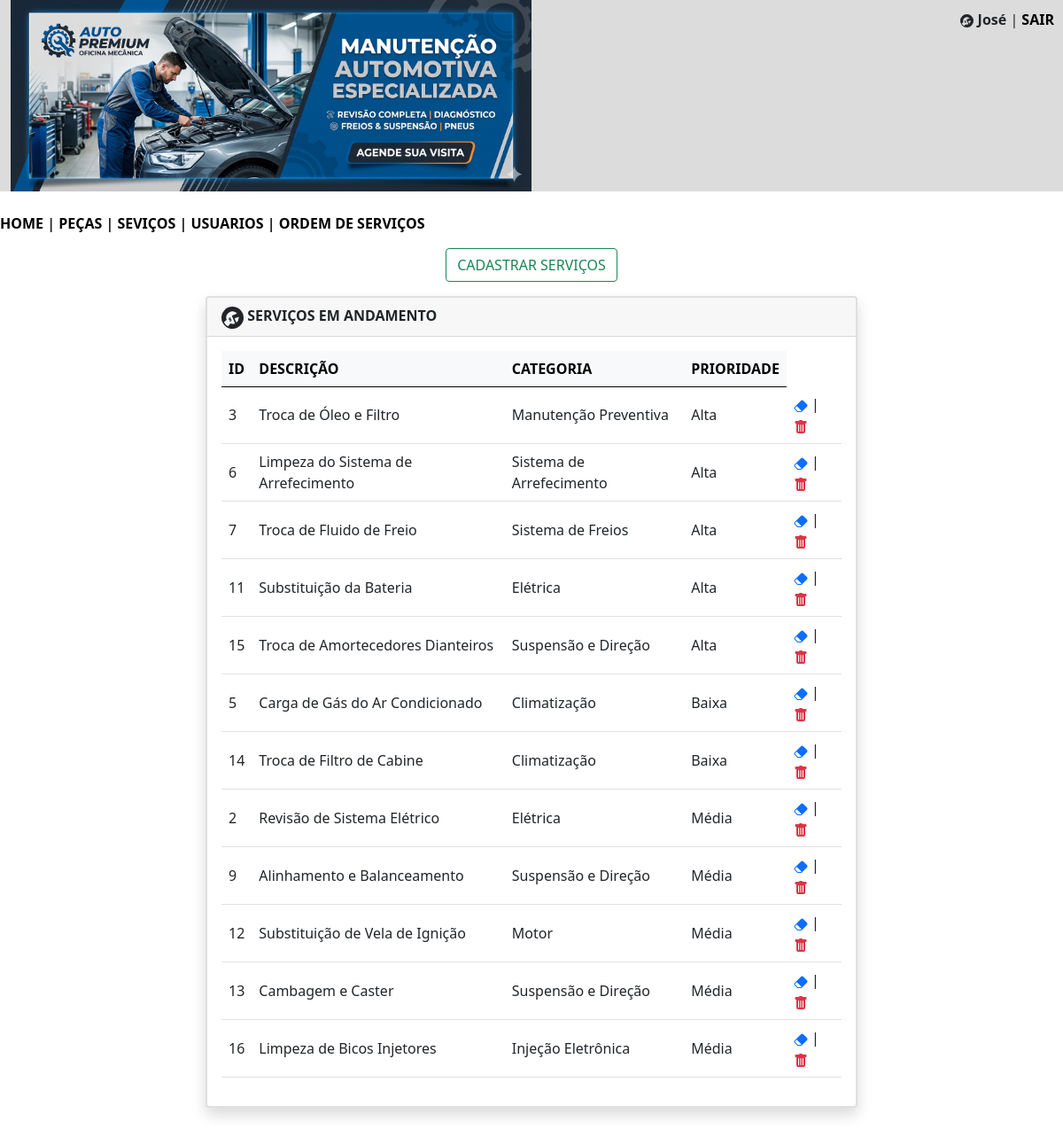
Page /mecanica/servicos.php (signed in) on the committed database.
### tables this page shows
CREATE TABLE `servicos` (
  `id` int(11) NOT NULL,
  `descricao` varchar(200) NOT NULL,
  `categoria` varchar(150) NOT NULL,
  `prioridade` varchar(80) NOT NULL
);

### mecanica/servicos.php (the view, shortened to what this page needs)
<?php
$nome = $_SESSION['nome'];
?>
<!DOCTYPE html>
<html lang="pt-br">
<head>
    <link href="https://cdn.jsdelivr.net/npm/bootstrap@5.0.2/dist/css/bootstrap.min.css" rel="stylesheet">
</head>
<body>
<div class="container-fluid" style="background-color:#DCDCDC; text-align:left; position:relative;">
<img src="imagens/banner.png" width="50%" heigth="50%">
    <div class="header" style="position:absolute; top:10px; right:10px;">
        <b><?= htmlspecialchars($nome) ?></b> |
        <a href="sair.php" style="color:black; text-decoration:none; font-weight:bold;">SAIR</a>
    </div>
</div>
<br/>
        <nav>
            <?php
                include 'menu.php';
            ?>
        </nav>
<div class="text-center my-3">
    <button type="button" class="btn btn-outline-success" data-bs-toggle="modal" data-bs-target="#exampleModal">
        CADASTRAR SERVIÇOS
    </button>
</div>
<div class="container">
    <div class="row justify-content-center">
        <div class="col-md-8 mb-4">
            <div class="card shadow border-2">
                <div class="card-header">
                    <b>SERVIÇOS EM ANDAMENTO</b>
                </div>
                <div class="card-body">
                    <?php
                    include 'conecta.php';
                    $sql = "SELECT * FROM servicos ORDER BY prioridade";
                    $consulta = $pdo->query($sql);
                    $listaservicos = $consulta->fetchAll(PDO::FETCH_ASSOC);
                    if (count($listaservicos) > 0) {
                        echo "<table class='table table-hover align-middle'>";
                        echo "<thead class='table-light'>
                                <tr>
                                    <th>ID</th>
                                    <th>DESCRIÇÃO</th>
                                    <th>CATEGORIA</th>
                                    <th>PRIORIDADE</th>
                                </tr>
                              </thead>";
                        echo "<tbody>";
                        foreach ($listaservicos as $item) {
                            $id = $item['id'];
                            echo "<tr>";
                            echo "<td>" . htmlspecialchars($item['id']) . "</td>";
                            echo "<td>" . htmlspecialchars($item['descricao']) . "</td>";
                            echo "<td>" . htmlspecialchars($item['categoria']) . "</td>";
                            echo "<td>" . htmlspecialchars($item['prioridade']) . "</td>";
                            echo "<td><a href='#' data-bs-toggle='modal' data-bs-target='#modalEditar' data-id='$id'><svg xmlns='http://www.w3.org/2000/svg' width='16' height='16' fill='currentColor' class='bi bi-eraser-fill' viewBox='0 0 16 16'>
                            <path d='M8.086 2.207a2 2 0 0 1 2.828 0l3.879 3.879a2 2 0 0 1 0 2.828l-5.5 5.5A2 2 0 0 1 7.879 15H5.12a2 2 0 0 1-1.414-.586l-2.5-2.5a2 2 0 0 1 0-2.828zm.66 11.34L3.453 8.254 1.914 9.793a1 1 0 0 0 0 1.414l2.5 2.5a1 1 0 0 0 .707.293H7.88a1 1 0 0 0 .707-.293z'/>
                          </svg></a> | <a href ='excluir_servico.php?id=$id'><svg xmlns='http://www.w3.org/2000/svg' width='16' height='16' fill='currentColor' class='bi bi-trash-fill text-danger' viewBox='0 0 16 16'>
                            <path d='M2.5 1a1 1 0 0 0-1 1v1a1 1 0 0 0 1 1H3v9a2 2 0 0 0 2 2h6a2 2 0 0 0 2-2V4h.5a1 1 0 0 0 1-1V2a1 1 0 0 0-1-1H10a1 1 0 0 0-1-1H7a1 1 0 0 0-1 1zm3 4a.5.5 0 0 1 .5.5v7a.5.5 0 0 1-1 0v-7a.5.5 0 0 1 .5-.5M8 5a.5.5 0 0 1 .5.5v7a.5.5 0 0 1-1 0v-7A.5.5 0 0 1 8 5m3 .5v7a.5.5 0 0 1-1 0v-7a.5.5 0 0 1 1 0'/>
                          </svg></a></td>";
                            echo "</tr>";
                        }
                        echo "</tbody>";
                        echo "</table>";
                    } else {
                        echo "<p class='text-danger'><b>NÃO EXISTEM SERVIÇOS CADASTRADAS NO MOMENTO!</b></p>";
                    }
                    ?>
                </div>
            </div>
        </div>
    </div>
</div>
</body>
</html>

### mecanica/servicos.php (style rules this page uses)
.header { float: right; }

### rows in the picture
servicos: id "3", descricao "Troca de Óleo e Filtro", categoria "Manutenção Preventiva", prioridade "Alta"
servicos: id "6", descricao "Limpeza do Sistema de Arrefecimento", categoria "Sistema de Arrefecimento", prioridade "Alta"
servicos: id "7", descricao "Troca de Fluido de Freio", categoria "Sistema de Freios", prioridade "Alta"
servicos: id "11", descricao "Substituição da Bateria", categoria "Elétrica", prioridade "Alta"
servicos: id "15", descricao "Troca de Amortecedores Dianteiros", categoria "Suspensão e Direção", prioridade "Alta"
servicos: id "5", descricao "Carga de Gás do Ar Condicionado", categoria "Climatização", prioridade "Baixa"
servicos: id "14", descricao "Troca de Filtro de Cabine", categoria "Climatização", prioridade "Baixa"
servicos: id "2", descricao "Revisão de Sistema Elétrico", categoria "Elétrica", prioridade "Média"
servicos: id "9", descricao "Alinhamento e Balanceamento", categoria "Suspensão e Direção", prioridade "Média"
servicos: id "12", descricao "Substituição de Vela de Ignição", categoria "Motor", prioridade "Média"
servicos: id "13", descricao "Cambagem e Caster", categoria "Suspensão e Direção", prioridade "Média"
servicos: id "16", descricao "Limpeza de Bicos Injetores", categoria "Injeção Eletrônica", prioridade "Média"

### other values in the picture
$nome "José"
